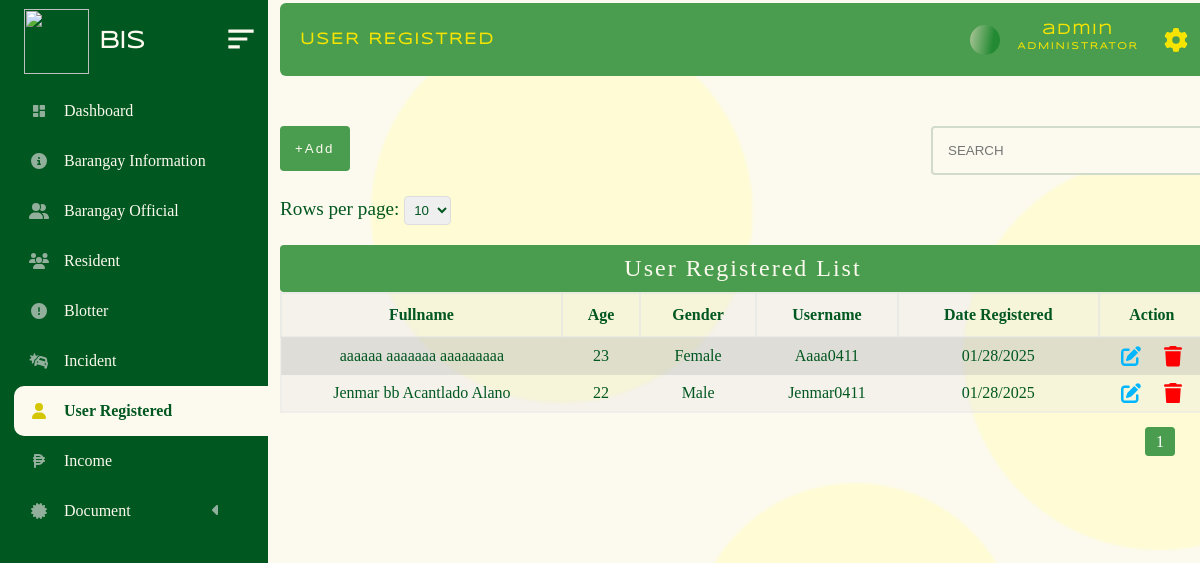
Page /administrator/admin_panel/user_registered.php (signed in) on the earlier database version.
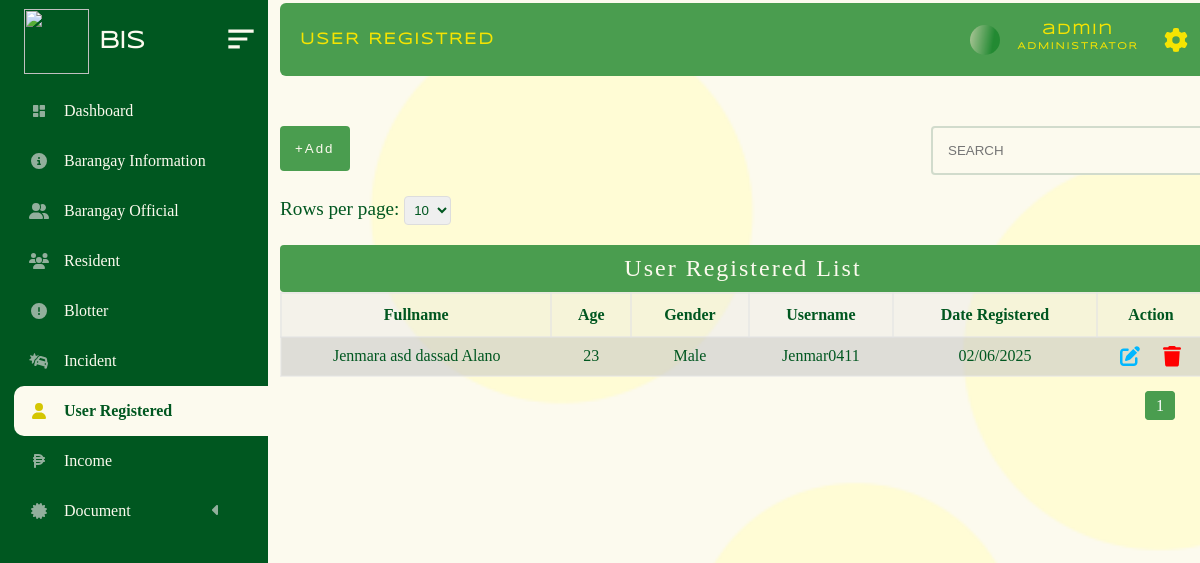
Same page on the later database version.
### tables this page shows
CREATE TABLE `user_account` (
  `firstname` varchar(200) NOT NULL,
  `middlename` varchar(200) NOT NULL,
  `lastname` varchar(200) NOT NULL,
  `username` varchar(200) NOT NULL,
  `password` varchar(200) NOT NULL,
  `gender` varchar(200) NOT NULL,
  `age` int(11) NOT NULL,
  `birthday` date NOT NULL,
  `date_registered` date NOT NULL,
  `house_no` varchar(200) NOT NULL,
  `sitio_pook` varchar(200) NOT NULL,
  `contact_no` varchar(200) NOT NULL,
  `profile` varchar(200) NOT NULL,
  `user_id` int(11) NOT NULL
);

### administrator/admin_panel/user_register_folder/table.php (the view, shortened to what this page needs)
<!DOCTYPE html>
<html lang="en">
<head>
</head>
<body>
            <?php require("../../database/conn_db.php");
            $page = isset($_GET['page']) ? (int)$_GET['page'] : 1;
            $limit = isset($_GET['limit']) ? (int)$_GET['limit'] : 10;
            $limit = $limit > 0 ? $limit : 10;
            $offset = ($page - 1) * $limit;
            $countQuery = "SELECT COUNT(*) AS total FROM user_account";
            $countResult = $conn->query($countQuery);
            $totalRows = $countResult->fetch_assoc()['total'];
            $totalPages = ceil($totalRows / $limit);
            $sql = "SELECT * FROM user_account  ORDER BY user_id DESC LIMIT $limit OFFSET $offset";
            $result = $conn->query($sql);
            if ($result->num_rows > 0) {?>
                <div class="limit-selector">
                    <form method="GET" action="">
                        <label for="limit">Rows per page:</label>
                        <select name="limit" id="limit" onchange="this.form.submit()">
                            <option value="10" <?php if ($limit == 10) echo 'selected'; ?>>10</option>
                        </select>
                    </form>
                </div>
            <table>
                    <caption>User Registered List</caption>
                    <tr>
                        <th>Fullname</th>
                        <th>Age</th>
                        <th>Gender</th>
                        <th>Username</th>
                        <th>Date Registered</th>
                        <th>Action</th>
                    </tr>
                    <?php
                         while($row = $result->fetch_assoc()) {
                            $firstname =$row["firstname"];
                            $middlename =$row["middlename"];
                            $lastname =$row["lastname"];
                            $gender =$row["gender"];
                            $age =$row["age"];
                            $username =$row["username"];
                            $date_registered=$row["date_registered"]
                            ?>
                             <tr class = "table_hover">
                                    <td><?php echo  $firstname . " " .$middlename ." " . $lastname;?></td>
                                    <td><?php echo  $age;?></td>
                                    <td><?php echo  $gender;?></td>
                                    <td><?php echo  $username;?></td>
                                    <td><?php echo date('m/d/Y',strtotime($date_registered));?></td>
                                <td>
                                    <div id = "form_up_del_official">
                                        <button  id = "update_official_btn" class = "update_btn_register" data-id= <?php echo $row ["user_id"] ?>></button>
                                        <button id = "delete_official_btn" class = "delete_btn_blotter_user" data-id= <?php echo $row ["user_id"] ?>></button>
                                    </div>
                                </td>
                            </tr>
                            <?php
                        }
                    ?>
            </table>
<div class="pagination">
    <?php for ($i = 1; $i <= $totalPages; $i++): ?>
        <a href="?page=<?php echo $i; ?>&limit=<?php echo $limit; ?>" class="<?php echo $i == $page ? 'active' : ''; ?>">
            <?php echo $i; ?>
        </a>
    <?php endfor; ?>
</div>
    <?php
}
?>
        <?php include("user_register_folder/update_user.php"); ?>
</body>
</html>

Differences in the rows shown:
removed user_account: firstname "aaaaaa", middlename "aaaaaaa", lastname "aaaaaaaaa", age "23", gender "Female", username "Aaaa0411", date_registered "01/28/2025"
removed user_account: firstname "Jenmar bb", middlename "Acantlado", lastname "Alano", age "22", gender "Male", username "Jenmar0411", date_registered "01/28/2025"
added user_account: firstname "Jenmara asd", middlename "dassad", lastname "Alano", age "23", gender "Male", username "Jenmar0411", date_registered "02/06/2025"
